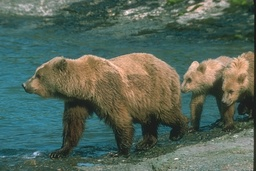
#> input picture data/BSD/100075.jpg, 256 x 171 px, shrunk from 481 x 321 before the run; its folder holds only this picture in this run
$ jupyter execute --allow-errors method_visualization_evaluation.ipynb   (shell and % lines are left out)
#> lines starting #> are read from the running program, lines starting #| are printed output that depends on the picture
#> further down, img is the input picture: shape (171, 256, 3); mean R, G, B 84.3, 101.7, 89.2
### EM_segmentation_method.py
"""
=========================
our image segmentation method
=========================


"""

# print(__doc__)

import numpy as np
import scipy
from skimage.segmentation import slic, felzenszwalb
from skimage.future import graph
import networkx as nx
from scipy import sparse
import matplotlib
import matplotlib.pyplot as plt
from admm_algorithms import admm, relation_density_admm, var_admm

from copy import deepcopy
import math

from mpl_toolkits.mplot3d import Axes3D
from skimage.future import graph as gg
from skimage import data, segmentation, color

from skimage.segmentation import mark_boundaries, find_boundaries
from skimage.io import imsave

import pylab as pl
from os.path import join
import os

from numpy import linalg as LA
from sklearn.preprocessing import normalize
from imageio import imread

from scipy.spatial import distance
from skimage.feature.texture import local_binary_pattern
import time
import warnings


def EM_method(img_path, sp_met='felzenszwalb', graph_met='syn_met', admm_met='admm', num_cuts=3, dist_hist=False, lambda_coff=False, n_iter=1000, K=None, EM_iter=3):

    m_img = imread(img_path)

    # superpixels method
    if sp_met == 'felzenszwalb':
        segments = felzenszwalb(m_img, scale=10, sigma=0.5, min_size=100)
    elif sp_met == 'slic':
        segments = slic(m_img, compactness=30, n_segments=400)
    else:
        warnings.warn("Warning Message: no superpixels method parameter")

    ave_position = init_sp(m_img, segments)

    ev, distance_matrix = syn_graph_met(m_img, segments, lambda_coff=lambda_coff, dist_hist=dist_hist)


    iteration = 0
    while iteration < EM_iter:
        # iterate step1 and step2

        # global segmentation, return labels

        vals, vectors = np.linalg.eigh(distance_matrix)
        vals, vectors = np.real(vals), np.real(vectors)
        index1 = np.argsort(vals)[0]
        ev = vectors[:, index1]

        sp_label = admm(n_vector=ev, n_iter=n_iter, num_cuts=num_cuts)
        p_label, labels = pixels_label(m_img, segments, sp_label)


        # local constraint, return distance matrix
#         if not K:
#              K = 50
        distance_matrix = local_constraint(distance_matrix, ave_position, K, sp_label)

        iteration += 1

        # plot


    return p_label


# [10 lines left out: function local_constraint, not called in this run]


def init_sp(image, segments):

    # init graph by first method, by color distance metric between superpixels.
    row = image.shape[0]
    col = image.shape[1]

    segmentsLabel = []
    for i in range(row):
        for j in range(col):
            l = segments[i, j]
            if l not in segmentsLabel:
                segmentsLabel.append(l)
    position = []
    ave_position = []
    flatten_position = []

    for i in segmentsLabel:
        pixel_position = []
        flatten_pos = []
        for m in range(row):
            for n in range(col):
                if segments[m, n] == i:
                    pixel_position.append([m, n])
                    flatten_pos.append(m * col + n)

        position.append(pixel_position)
        flatten_position.append(flatten_pos)

        pixel_position = np.asarray(pixel_position)
        ave_position.append((sum(pixel_position) / len(pixel_position)).tolist())

    # generate average color value and red, green, blue color values
    average = []
    red_average = []
    green_average = []
    blue_average = []
    for i in range(len(position)):
        val = 0
        red_val = 0
        green_val = 0
        blue_val = 0
        for j in position[i]:
            [m, n] = j
            val += 0.299*image[m, n, 0] + 0.587*image[m, n, 1] + 0.114*image[m, n, 2]
            red_val += image[m, n, 0]
            green_val += image[m, n, 1]
            blue_val += image[m, n, 2]
            # val += image[m, n]
        average.append(val/len(position[i]))
        red_average.append(red_val/len(position[i]))
        green_average.append(green_val/len(position[i]))
        blue_average.append(blue_val/len(position[i]))

    return ave_position


# [140 lines left out: functions image_seg, before_method, pixels_label, not called in this run]


def syn_graph_met(m_img, segments, lambda_coff, dist_hist=False):
    image = m_img

    # init graph by first method, by color distance metric between superpixels.
    row = image.shape[0]
    col = image.shape[1]
#     print(row, col)
    segmentsLabel = []
    for i in range(row):
        for j in range(col):
            l = segments[i, j]
            if l not in segmentsLabel:
                segmentsLabel.append(l)

    position = []
    ave_position = []
    flatten_position = []

    for i in segmentsLabel:
        pixel_position = []
        flatten_pos = []
        for m in range(row):
            for n in range(col):
                if segments[m, n] == i:
                    pixel_position.append([m, n])
                    flatten_pos.append(m * col + n)

        position.append(pixel_position)
        flatten_position.append(flatten_pos)

        pixel_position = np.asarray(pixel_position)
        ave_position.append((sum(pixel_position) / len(pixel_position)).tolist())

    # generate average color value and red, green, blue color values
    average = []
    red_average = []
    green_average = []
    blue_average = []
    for i in range(len(position)):
        val = 0
        red_val = 0
        green_val = 0
        blue_val = 0
        for j in position[i]:
            [m, n] = j
            val += 0.299*image[m, n, 0] + 0.587*image[m, n, 1] + 0.114*image[m, n, 2]
            red_val += image[m, n, 0]
            green_val += image[m, n, 1]
            blue_val += image[m, n, 2]
            # val += image[m, n]
        average.append(val/len(position[i]))
        red_average.append(red_val/len(position[i]))
        green_average.append(green_val/len(position[i]))
        blue_average.append(blue_val/len(position[i]))

    # [15 lines of commented-out code are left out]

    graph_time = time.time()

    # fully connected
    sigma = 255.0
    length = len(position)
    graph = np.zeros((length, length))

    # settings for LBP
    radius = 2
    n_points = 8 * radius
    METHOD = 'uniform'

    img, lbp = [], []
    for i in range(3):
        c_img = image[:,:,i]
        c_lbp = local_binary_pattern(c_img, n_points, radius, METHOD)
        img.append(c_img)
        lbp.append(c_lbp)

    for i in range(length):
        for j in range(length):
            if not dist_hist:
                diff = abs(red_average[i]-red_average[j]) + abs(green_average[i]-green_average[j]) + abs(blue_average[i]-blue_average[j])
#                 if lambda_coff:
#                     dist = LA.norm(np.asarray(ave_position[i]) - np.asarray(ave_position[j]))
#                     diff = diff + lambda_coff * dist
            else:
                # reads an input image, color mode
                hist1 = hist(flatten_position[i], img, lbp)
                hist2 = hist(flatten_position[j], img, lbp)

                diff = abs(distance.cityblock(hist1, hist2))

            graph[i, j] = diff
            # graph[i, j] = math.e ** (-(diff ** 2) / sigma)

#     print('graph construction time: ', time.time() - graph_time)

    # matrix eigen-decomposition, scipy.sparse.linalg
    vals, vectors = np.linalg.eigh(graph)
    vals, vectors = np.real(vals), np.real(vectors)
    index1, index2, index3 = np.argsort(vals)[0], np.argsort(vals)[1], np.argsort(vals)[2]
    # index1, index2, index3 = np.argsort(vals)[::-1][0], np.argsort(vals)[::-1][1], np.argsort(vals)[::-1][2]
    ev1, ev2, ev3 = vectors[:, index1], vectors[:, index2], vectors[:, index3]

    return vectors[:, index1], graph


# [32 lines left out: function hist, not called in this run]


### evaluate.py
import os
from os.path import basename, join, isfile
from imageio import imread, imwrite
from scipy.io import loadmat
from skimage.segmentation import find_boundaries
import numpy as np

def evaluate(img_dir, gt_dir, soft_thres=1):

    img_list = [join(img_dir, f) for f in os.listdir(img_dir) if isfile(join(img_dir, f))]
    precision_array, recall_array, F_array = [], [], []

    for img_path in img_list:
        if img_path[-3:] == 'jpg':
#             print(img_path)
            segment_img = imread(img_path)
#             print(segment_img.dtype)

            # get .mat name and convert to numpy type
            dir_path, img_name = os.path.split(img_path)
            gt_name = img_name.split('.')[0] + '.mat'
            gt_path = join(gt_dir, gt_name)

            if isfile(gt_path):
                gt_dict = loadmat(gt_path)
            else:
                print('no .mat files')

            gt_mat = gt_dict['groundTruth']

            # evaluate p, r, F, return rank-1
            best_precision, best_recall, best_F = 0, 0, 0
            y_pred = find_boundaries(label_img=segment_img, connectivity=1, mode='thick')
            for i in range(gt_mat.shape[1]):     # in 6 groudtruth situation
                ture_bound = gt_mat[0, i][0, 0][0] # choose which one
                y_ture = find_boundaries(label_img=ture_bound, connectivity=1, mode='thick')
                precision, recall, F = measurement(y_ture, y_pred, soft_thres=soft_thres)


# [8 lines of commented-out code are left out]

                if best_F < F:
                    best_F = F
                    best_precision = precision
                    best_recall = recall


            precision_array.append(best_precision)
            recall_array.append(best_recall)
            F_array.append(best_F)
#             print('first time p, r, F: ',precision_array, recall_array, F_array)

    return np.asarray(precision_array), np.asarray(recall_array), np.asarray(F_array)


# [49 lines left out: function measurement, not called in this run]

### method_visualization_evaluation.ipynb
[cell 1]
# our method: EM iteration of ADMM and local constraint

from EM_segmentation_method import before_method, image_seg, EM_method
from evaluate import evaluate
import os
from os.path import join, isfile
import cv2
from imageio import imread, imwrite
from skimage import data, io, segmentation, color
import numpy as np
import matplotlib.pyplot as plt
from matplotlib.pyplot import imsave

show_segmentation = False


# DATASET = 'testdata'
DATASET = 'BSD'

# dir setting
# input dir
img_dir = join(os.getcwd(), 'data', DATASET)
img_list = [join(img_dir, f) for f in os.listdir(img_dir) if isfile(join(img_dir, f))]

# groundtruth dir
gt_dir = join(os.getcwd(), 'data', 'groundtruth')

# save dir
label_dir = join(os.getcwd(), 'result', DATASET, 'our_method', 'label')
boundary_dir = join(os.getcwd(), 'result', DATASET, 'our_method', 'boundary')

if not os.path.exists(label_dir):
    os.makedirs(label_dir)
if not os.path.exists(boundary_dir):
    os.makedirs(boundary_dir)


# EM method & save results to dir
#> (the rest of this cell did not finish here and is left out)

#> in EM_method, `segments = felzenszwalb(m_img, scale=10, sigma=0.5, min_size=100)`:
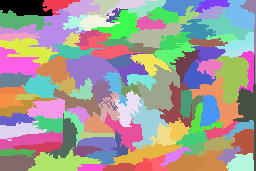
#> segments: shape (171, 256) int64; 111 distinct labels, from 0 to 110; one colour per label, 0 black
#> after the loop in init_sp, `for i in range(row):`: segmentsLabel = 111 values from 0 to 110
#> the loop in init_sp, `for i in segmentsLabel:` made 111 passes
#> after the loop in init_sp, `for i in segmentsLabel:`: ave_position = 111 pairs, first value 4.36 to 167, second value 8.98 to 251.7; flatten_position = 111 items
#> the loop in init_sp, `for i in range(len(position)):` made 111 passes
#> after the loop in init_sp, `for i in range(len(position)):`: average = 111 values, max 180.8 at index 45, min 37.26 at index 90, mean 95.66; blue_average = 111 values, max 146.8 at index 7, min 34.69 at index 9, mean 90.91; green_average = 111 values, max 171.2 at index 45, min 41.74 at index 90, mean 102.7; red_average = 111 values, max 214 at index 45, min 28.9 at index 90, mean 83.73
#> after the loop in syn_graph_met, `for i in range(row):`: segmentsLabel = 111 values from 0 to 110
#> the loop in syn_graph_met, `for i in segmentsLabel:` made 111 passes
#> after the loop in syn_graph_met, `for i in segmentsLabel:`: flatten_position = 111 items
#> the loop in syn_graph_met, `for i in range(len(position)):` made 111 passes
#> in syn_graph_met, `length = len(position)`: length = 111
#> the loop in syn_graph_met, `for i in range(3):` made 3 passes
#> pass 1, in syn_graph_met, `c_img = image[:,:,i]`:
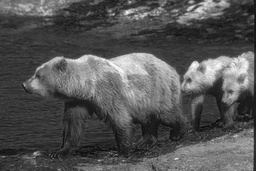
#> c_img: shape (171, 256); min 6, max 255, mean 84.3
#> pass 1, in syn_graph_met, `c_lbp = local_binary_pattern(c_img, n_points, radius, METHOD)`:
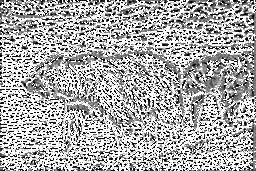
#> c_lbp: shape (171, 256) float64; min 0, max 17, mean 11.34; drawn with min black and max white
#> pass 2, in syn_graph_met, `c_img = image[:,:,i]`:
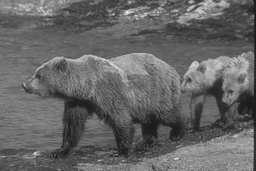
#> c_img: shape (171, 256); min 20, max 247, mean 101.7
#> pass 2, in syn_graph_met, `c_lbp = local_binary_pattern(c_img, n_points, radius, METHOD)`:
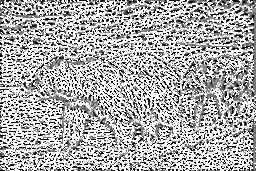
#> c_lbp: shape (171, 256) float64; min 0, max 17, mean 11.46; drawn with min black and max white
#> after the loop in syn_graph_met, `for i in range(3):`:
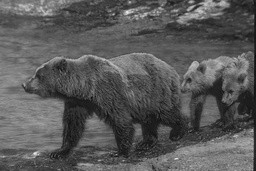
#> c_img: shape (171, 256); min 9, max 239, mean 89.2
#> after the loop in syn_graph_met, `for i in range(3):`: img = 3 items
#> after the loop in syn_graph_met, `for i in range(length):`:
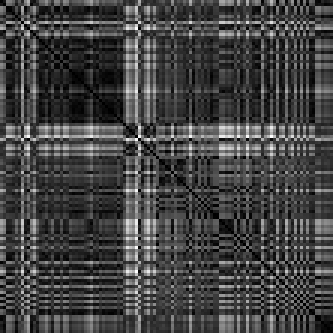
#> graph: shape (111, 111) float64 (shown 3 times larger); min 0, max 421.3, mean 112.2; drawn with min black and max white
#> in syn_graph_met, `vals, vectors = np.linalg.eigh(graph)`:
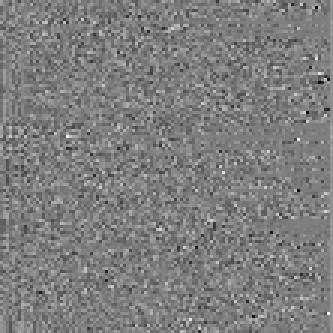
#> vectors: shape (111, 111) float64 (shown 3 times larger); min -0.549, max 0.562, mean 0.000823; drawn with min black and max white
#> in syn_graph_met, `vals, vectors = np.linalg.eigh(graph)`: vals = 111 values from -6015.5 to 13304.2
#> in syn_graph_met, `index1, index2, index3 = np.argsort(vals)[0], np.argsort(vals)[1], np...`: index1 = 0; index2 = 1; index3 = 2
#> in syn_graph_met, `ev1, ev2, ev3 = vectors[:, index1], vectors[:, index2], vectors[:, ind..`: ev1 = 111 values, max 0.199 at index 45, min -0.129 at index 82, mean -0.00922; ev2 = 111 values, max 0.138 at index 33, min -0.203 at index 90, mean 0.0183; ev3 = 111 values, max 0.186 at index 66, min -0.218 at index 53, mean -0.00611
#> in EM_method, `ev, distance_matrix = syn_graph_met(m_img, segments, lambda_coff=lambd..`: ev has the same summary as ev1 in syn_graph_met
#> the loop in EM_method, `while iteration < EM_iter:` made 1 pass
#> index1 on pass 1: 0
#> after the loop in EM_method, `while iteration < EM_iter:`: iteration = 0

        # save segments label & boundry
        cv2.imwrite(join(label_dir, img_name), np.uint64(segments_EM))

        boundary = segmentation.mark_boundaries(img, segments_EM, (1, 0, 0))
        imsave(join(boundary_dir, img_name), boundary)

        # save segments label & boundry
#         cv2.imwrite(join(label_dir, img_name), np.uint64(segments))

#         boundary = segmentation.mark_boundaries(img, segments, (1, 0, 0))
#         imsave(join(boundary_dir, img_name), boundary)

        if show_segmentation:
            plt.figure()
            plt.imshow(boundary)
            plt.show()


# evaluate in test data
pre, rec, F = evaluate(label_dir, gt_dir, soft_thres=1)
p, r, f = sum(pre)/len(pre), sum(rec)/len(rec), sum(F)/len(F)
print(p, r, f)

pre, rec, F = evaluate(label_dir, gt_dir, soft_thres=2)
p, r, f = sum(pre)/len(pre), sum(rec)/len(rec), sum(F)/len(F)
print(p, r, f)


pre, rec, F = evaluate(label_dir, gt_dir, soft_thres=3)
p, r, f = sum(pre)/len(pre), sum(rec)/len(rec), sum(F)/len(F)

[cell 2]
# ncut method
from NCut import ncut
from evaluate import evaluate
import os
from os.path import join, isfile
import cv2
from imageio import imread, imwrite
from skimage import data, io, segmentation, color
import numpy as np
import matplotlib.pyplot as plt
from matplotlib.pyplot import imsave

show_segmentation = False


# DATASET = 'testdata'
DATASET = 'BSD'

# dir setting
# input dir
img_dir = join(os.getcwd(), 'data', DATASET)
img_list = [join(img_dir, f) for f in os.listdir(img_dir) if isfile(join(img_dir, f))]

# groundtruth dir
gt_dir = join(os.getcwd(), 'data', 'groundtruth')

# save dir
label_dir = join(os.getcwd(), 'result', DATASET, 'ncut', 'label')
boundary_dir = join(os.getcwd(), 'result', DATASET, 'ncut', 'boundary')

if not os.path.exists(label_dir):
    os.makedirs(label_dir)
if not os.path.exists(boundary_dir):
    os.makedirs(boundary_dir)


# [26 lines of commented-out code are left out]
pre, rec, F = evaluate(label_dir, gt_dir, soft_thres=1)
#> (the rest of this cell did not finish here and is left out)

[cell 3]
p, r, f = [0.39654674,0.26371336,0.70603967, 0.43503003, 0.5958948, 0.53343684], [0.48726143, 0.79300586, 0.60136674, 0.79360633, 0.50116885, 0.71948193], [0.43724858, 0.39580286, 0.64951307, 0.56199312, 0.54444227, 0.61264652]
p, r, f = sum(p)/len(p), sum(r)/len(r), sum(f)/len(f)
print(p, r, f)


p, r, f = [0.30976017, 0.17610733, 0.46661107, 0.3186052, 0.4438146, 0.35539646], [0.83086892, 0.91741649, 0.64894281, 0.811225, 0.57304822, 0.92778022], [0.45127746, 0.29549199, 0.54287633, 0.45752097, 0.50021923, 0.51392737]
p, r, f = sum(p)/len(p), sum(r)/len(r), sum(f)/len(f)
print(p, r, f)

[cell 4]
# kernel K-means

from EM_segmentation_method import before_method, image_seg, EM_method

from evaluate import evaluate,evaluate

[cell 5]
# kernel K-means

from EM_segmentation_method import before_method, image_seg, EM_method

#> (the rest of this cell did not finish here and is left out)

$ run again, on data/BSD/105053.jpg
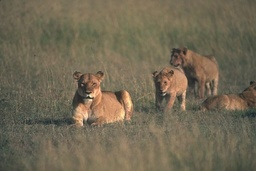
#> input picture data/BSD/105053.jpg, 256 x 171 px, shrunk from 481 x 321 before the run
#> img is the input picture: shape (171, 256, 3); mean R, G, B 113.5, 104.4, 83.9
#> segments: shape (171, 256) int64; 106 distinct labels, from 0 to 105
#> after the loop in init_sp, `for i in range(row):`: segmentsLabel = 106 values from 0 to 105
#> the loop in init_sp, `for i in segmentsLabel:` made 106 passes
#> after the loop in init_sp, `for i in segmentsLabel:`: ave_position = 106 pairs, first value 5.7 to 164, second value 4.45 to 252.8; flatten_position = 106 items
#> the loop in init_sp, `for i in range(len(position)):` made 106 passes
#> after the loop in init_sp, `for i in range(len(position)):`: average = 106 values, max 167.7 at index 80, min 61.78 at index 64, mean 104.1; blue_average = 106 values, max 126 at index 80, min 53.72 at index 64, mean 83.16; green_average = 106 values, max 159 at index 80, min 60.87 at index 64, mean 103.8; red_average = 106 values, max 200.6 at index 80, min 66.64 at index 64, mean 112.7
#> after the loop in syn_graph_met, `for i in range(row):`: segmentsLabel = 106 values from 0 to 105
#> the loop in syn_graph_met, `for i in segmentsLabel:` made 106 passes
#> after the loop in syn_graph_met, `for i in segmentsLabel:`: flatten_position = 106 items
#> the loop in syn_graph_met, `for i in range(len(position)):` made 106 passes
#> length = 106
#> after the loop in syn_graph_met, `for i in range(3):`:
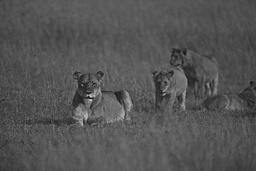
#> c_img: shape (171, 256); min 15, max 215, mean 83.9
#> after the loop in syn_graph_met, `for i in range(3):`: img = 3 items
#> in syn_graph_met, `vals, vectors = np.linalg.eigh(graph)`:
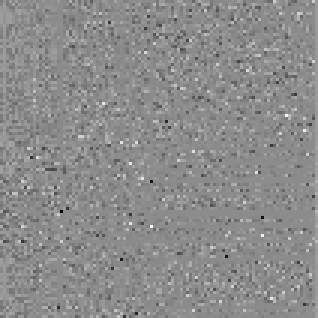
#> vectors: shape (106, 106) float64 (shown 3 times larger); min -0.833, max 0.684, mean 0.00115; drawn with min black and max white
#> vals = 106 values from -2873.9 to 6627.9
#> in syn_graph_met, `index1, index2, index3 = np.argsort(vals)[0], np.argsort(vals)[1], np...`: index1 = 0; index2 = 1; index3 = 2
#> ev1 = 106 values, max 0.193 at index 80, min -0.151 at index 64, mean -0.00375; ev2 = 106 values, max 0.103 at index 42, min -0.399 at index 80, mean 0.0315; ev3 = 106 values, max 0.222 at index 64, min -0.285 at index 80, mean 0.00112
#> ev has the same summary as ev1 in syn_graph_met
#> the loop in EM_method, `while iteration < EM_iter:` made 1 pass
#> index1 on pass 1: 0
#> after the loop in EM_method, `while iteration < EM_iter:`: iteration = 0

$ run again, on data/BSD/134008.jpg
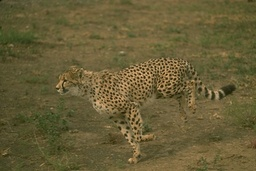
#> input picture data/BSD/134008.jpg, 256 x 171 px, shrunk from 481 x 321 before the run
#> img is the input picture: shape (171, 256, 3); mean R, G, B 103.2, 93, 54.8
#> segments: shape (171, 256) int64; 102 distinct labels, from 0 to 101
#> after the loop in init_sp, `for i in range(row):`: segmentsLabel = 102 values from 0 to 101
#> the loop in init_sp, `for i in segmentsLabel:` made 102 passes
#> after the loop in init_sp, `for i in segmentsLabel:`: ave_position = 102 pairs, first value 2.54 to 166.9, second value 5.25 to 248.9; flatten_position = 102 items
#> the loop in init_sp, `for i in range(len(position)):` made 102 passes
#> after the loop in init_sp, `for i in range(len(position)):`: average = 102 values, max 114.3 at index 50, min 67.07 at index 79, mean 90.36; blue_average = 102 values, max 72.97 at index 50, min 34.38 at index 79, mean 53.88; green_average = 102 values, max 112.9 at index 50, min 72.65 at index 79, mean 91.94; red_average = 102 values, max 135 at index 52, min 68.6 at index 79, mean 101.2
#> after the loop in syn_graph_met, `for i in range(row):`: segmentsLabel = 102 values from 0 to 101
#> the loop in syn_graph_met, `for i in segmentsLabel:` made 102 passes
#> after the loop in syn_graph_met, `for i in segmentsLabel:`: flatten_position = 102 items
#> the loop in syn_graph_met, `for i in range(len(position)):` made 102 passes
#> length = 102
#> after the loop in syn_graph_met, `for i in range(3):`:
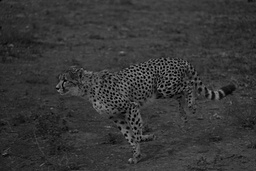
#> c_img: shape (171, 256); min 0, max 154, mean 54.8
#> after the loop in syn_graph_met, `for i in range(3):`: img = 3 items
#> in syn_graph_met, `vals, vectors = np.linalg.eigh(graph)`:
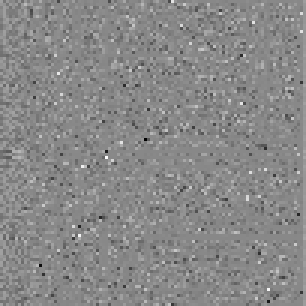
#> vectors: shape (102, 102) float64 (shown 3 times larger); min -0.812, max 0.704, mean 0.0012; drawn with min black and max white
#> vals = 102 values from -2117.4 to 4046.3
#> in syn_graph_met, `index1, index2, index3 = np.argsort(vals)[0], np.argsort(vals)[1], np...`: index1 = 0; index2 = 1; index3 = 2
#> ev1 = 102 values, max 0.155 at index 79, min -0.146 at index 50, mean -0.00117; ev2 = 102 values, max 0.138 at index 14, min -0.205 at index 79, mean 0.0221; ev3 = 102 values, max 0.159 at index 79, min -0.267 at index 50, mean 0.00197
#> ev has the same summary as ev1 in syn_graph_met
#> the loop in EM_method, `while iteration < EM_iter:` made 1 pass
#> index1 on pass 1: 0
#> after the loop in EM_method, `while iteration < EM_iter:`: iteration = 0
